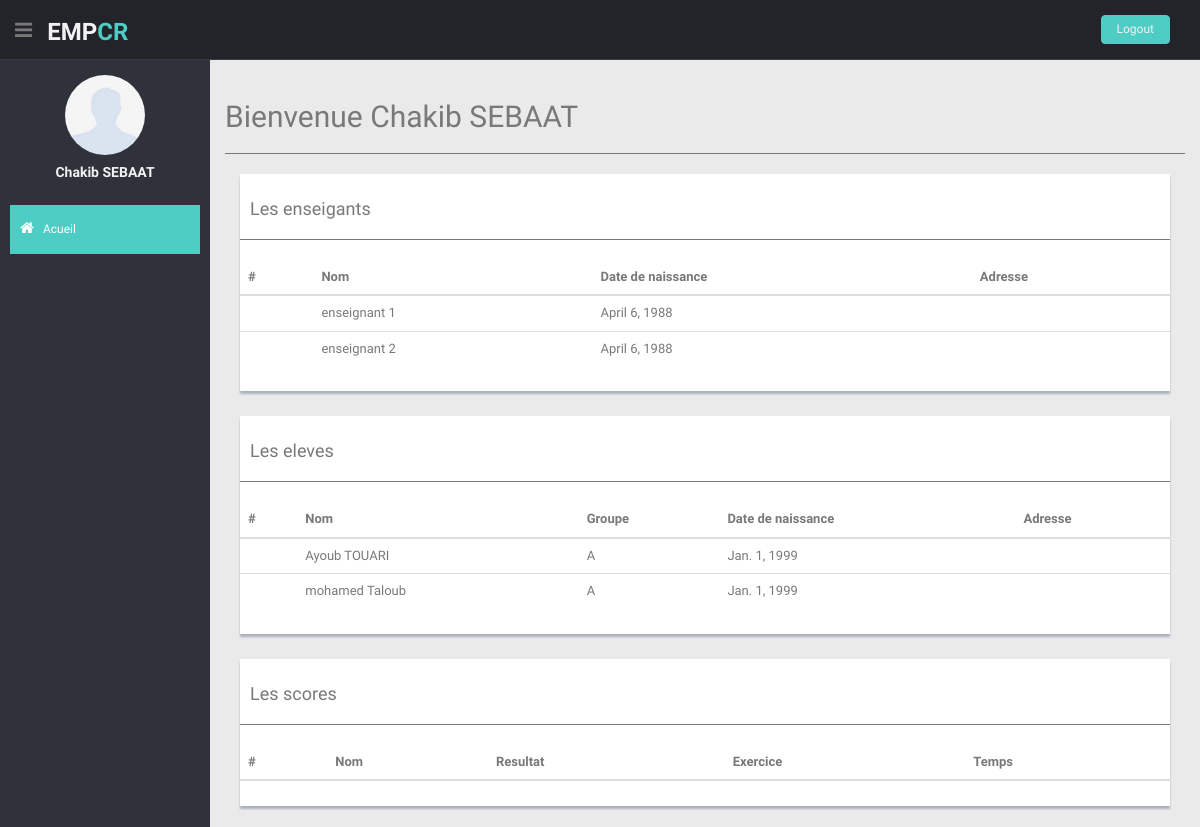
Page /administrator (signed in) on the earlier database version.
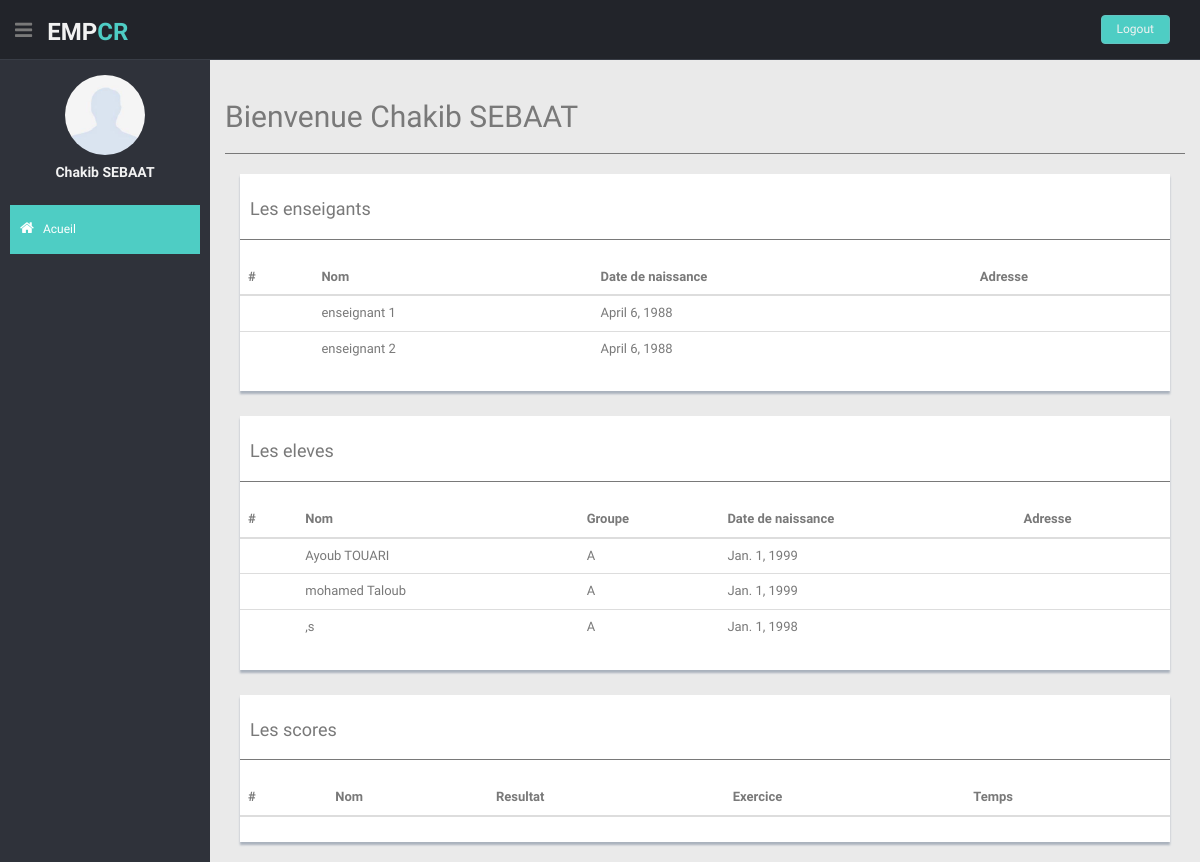
Same page on the later database version.
### my_app/models.py (models this page shows, shortened)
class Enseignant(models.Model):
	username_ens = models.CharField(db_column='USERNAME_ENS', max_length=255, blank=True, null=True, unique=True)
	nom_ens = models.CharField(db_column='NOM_ENS', max_length=255, blank=True, null=True)
	pwd_ens = models.CharField(db_column='PWD_ENS', max_length=255, blank=True, null=True)
	date_nai_ens = models.DateField(db_column='DATE_NAI_ENS', blank=True, null=True)
	class Meta:
		managed = True
		db_table = 'ENSEIGNANT'

class Eleve(models.Model):
	username_elv = models.CharField(db_column='USERNAME_ELV', max_length=255, blank=True, null=True, unique=True)
	nom_elv = models.CharField(db_column='NOM_ELV', max_length=255, blank=True, null=True)
	pwd_elv = models.CharField(db_column='PWD_ELV', max_length=255, blank=True, null=True)
	date_nai_elv = models.DateField(db_column='DATE_NAI_ELV', blank=True, null=True)
	groupe = models.ForeignKey(Groupe, on_delete=models.CASCADE)
	class Meta:
		managed = True
		db_table = 'ELEVE'

class Groupe(models.Model):
	niveau = models.ForeignKey(Niveau,  on_delete=models.CASCADE)
	desig_grp = models.CharField(db_column='DESIG_GRP', max_length=32, blank=True, null=True)
	desc_grp = models.CharField(db_column='DESC_GRP', max_length=255, blank=True, null=True)
	class Meta:
		managed = True
		db_table = 'GROUPE'
	def __str__(self):
		return self.desig_grp

### my_app/views.py (the view)
# urls.py: path('administrator', views.adminstrator, name = 'adminstrator'),
def adminstrator(request):
	try:
		user = request.session['admin']
		check_user_f = Admin.objects.filter(username_admin=user)
		print(check_user_f)
		check_user = check_user_f.first()
		print(check_user)
		eleve_result = Eleve.objects.all()
		enseignants_result = Enseignant.objects.all()
		score_result = Score.objects.all()
		ctx = {'eleve_result' : eleve_result,
				'enseignants_result': enseignants_result,
				"score_result":score_result,
				'check_user':check_user}
		return render(request,'admin.html',ctx)
	except:
		return HttpResponse('login required')

### my_app/models.py (called while the page is built)
	def __str__(self):
		return self.username_admin

### my_app/templates/admin.html (shortened to what this page needs)
<!DOCTYPE html>
<html lang="fr">
	<head>
		{% load static %}
		<link rel='stylesheet' href="{% static 'css/style.css' %}">
		{% load static %}
		<link href="{% static 'css/bootstrap.min.css' %}" rel="stylesheet" />
		<link href= "{% static 'css/style.css'%}" rel="stylesheet">
		<link href= "{% static 'css/style-responsive.css' %}" rel="stylesheet">
		<link
			rel="stylesheet"
			href="https://cdnjs.cloudflare.com/ajax/libs/font-awesome/4.0.0/css/font-awesome.css" i
			ntegrity="sha512-72McA95q/YhjwmWFMGe8RI3aZIMCTJWPBbV8iQY3jy1z9+bi6+jHnERuNrDPo/WGYEzzNs4WdHNyyEr/yXJ9pA=="
		/>
	</head>
	<body>
		<section id="container">
			<header class="header black-bg">
				<div class="sidebar-toggle-box">
					<div class="fa fa-bars tooltips" data-placement="right" ></div>
				</div>
				<a href="index.html" class="logo"><b>EMP<span>CR</span></b></a>
				<div class="top-menu">
					<ul class="nav pull-right top-menu">
					<li><a class="logout" href="{% url 'logout_admin' %}">Logout</a></li>
					</ul>
				</div>
			</header>
		<aside>
			<div id="sidebar" class="nav-collapse ">
				<ul class="sidebar-menu" id="nav-accordion">
				<p class="centered"><a href="profile.html"><img src="{% static 'img/uknown.jpg' %}" class="img-circle" width="80"></a></p>
				<h5 class="centered">{{ check_user.nom_admin}}</h5>
				<li class="mt">
					<a class="active" href="eleve.html">
						<i class="fa fa-home"></i>
						<span>Acueil</span>
					</a>
				</li>
			</div>
		</aside>
		<section id="main-content">
			<section class="wrapper">
				<div class="row">
					<div class="col-lg-12 main-chart">
						<div class="border-head">
							<h2>Bienvenue {{ check_user.nom_admin}}</h2>
							<hr>
						</div>
						<div class="col-md-12">
							<div class="content-panel">
								<h4> Les enseigants </h4>
								<hr></i>
								<table class="table">
									<thead>
										<tr>
											<th>#</th>
											<th>Nom</th>
											<th>Date de naissance</th>
											<th>Adresse</th>
										</tr>
									</thead>
									<tbody>
										{% for item in enseignants_result %}
										<tr>
											<td>{{ item.id_ens }}</td>
											<td>{{ item.nom_ens }}</td>
											<td>{{ item.date_nai_ens }}</td>
											<td>{{ item.adresse_ens }}</td>
										</tr>
										{% endfor %}
									</tbody>
								</table>
							</div>
						</div>
						<div class="col-md-12 mt">
							<div class="content-panel">
								<h4> Les eleves</h4>
								<hr></i>
								<table class="table">
									<thead>
										<tr>
											<th>#</th>
											<th>Nom</th>
											<th>Groupe</th>
											<th>Date de naissance</th>
											<th>Adresse</th>
										</tr>
									</thead>
									<tbody>
										{% for item in eleve_result %}
										<tr>
											<td>{{ item.id_eleve }}</td>
											<td>{{ item.nom_elv }}</td>
											<td>{{ item.groupe }}</td>
											<td>{{ item.date_nai_elv }}</td>
											<td>{{ item.adresse_elv }}</td>
										</tr>
										{% endfor %}
									</tbody>
								</table>
							</div>
						</div>
						<div class="col-md-12 mt">
							<div class="content-panel">
								<h4> Les scores</h4>
								<hr></i>
								<table class="table">
									<thead>
										<tr>
											<th>#</th>
											<th>Nom</th>
											<th>Resultat</th>
											<th>Exercice</th>
											<th>Temps</th>
										</tr>
									</thead>
								</table>
							</div>
						</div>
					</div>
				</div>
			</section>
		</section>
	</body>
</html>

Differences in the rows shown:
added Eleve: nom_elv ",s", groupe "A", date_nai_elv "Jan. 1, 1998"
